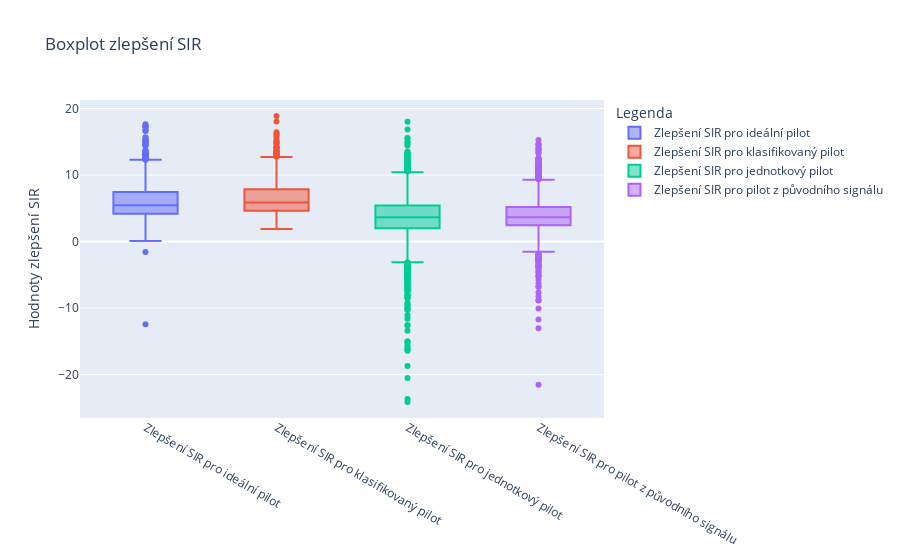

Write notebook code for a chart like this one.
### Code cell
fig_box = go.Figure()

fig_box.add_trace(go.Box(
    y=SIR_df["imp_SIR_SOI_pilot"],
    name="Zlepšení SIR pro ideální pilot"
))


fig_box.add_trace(go.Box(
    y=SIR_df["imp_SIR_label_pilot"],
    name="Zlepšení SIR pro klasifikovaný pilot"
))

fig_box.add_trace(go.Box(
    y=SIR_df["imp_SIR_ones_pilot"],
    name="Zlepšení SIR pro jednotkový pilot"
))

fig_box.add_trace(go.Box(
    y=SIR_df["imp_SIR_X_pilot"],
    name="Zlepšení SIR pro pilot z původního signálu"
))

fig_box.update_layout(
    title="Boxplot zlepšení SIR",
    yaxis_title="Hodnoty zlepšení SIR",
    legend=dict(title="Legenda")
)

fig_box.show()

### Figure 1 — Plotly figure (JSON) as saved in the notebook; plotly's stock layout.template omitted (floating-point values rounded to 4 significant figures; data arrays with more than 128 entries replaced by an {"elided": "..."} marker saying what was removed)
{"data": [{"name": "Zlepšení SIR pro ideální pilot", "type": "box", "y": {"elided": "2000 float values"}}, {"name": "Zlepšení SIR pro klasifikovaný pilot", "type": "box", "y": {"elided": "2000 float values"}}, {"name": "Zlepšení SIR pro jednotkový pilot", "type": "box", "y": {"elided": "2000 float values"}}, {"name": "Zlepšení SIR pro pilot z původního signálu", "type": "box", "y": {"elided": "2000 float values"}}], "layout": {"legend": {"title": {"text": "Legenda"}}, "title": {"text": "Boxplot zlepšení SIR"}, "yaxis": {"title": {"text": "Hodnoty zlepšení SIR"}}}}
